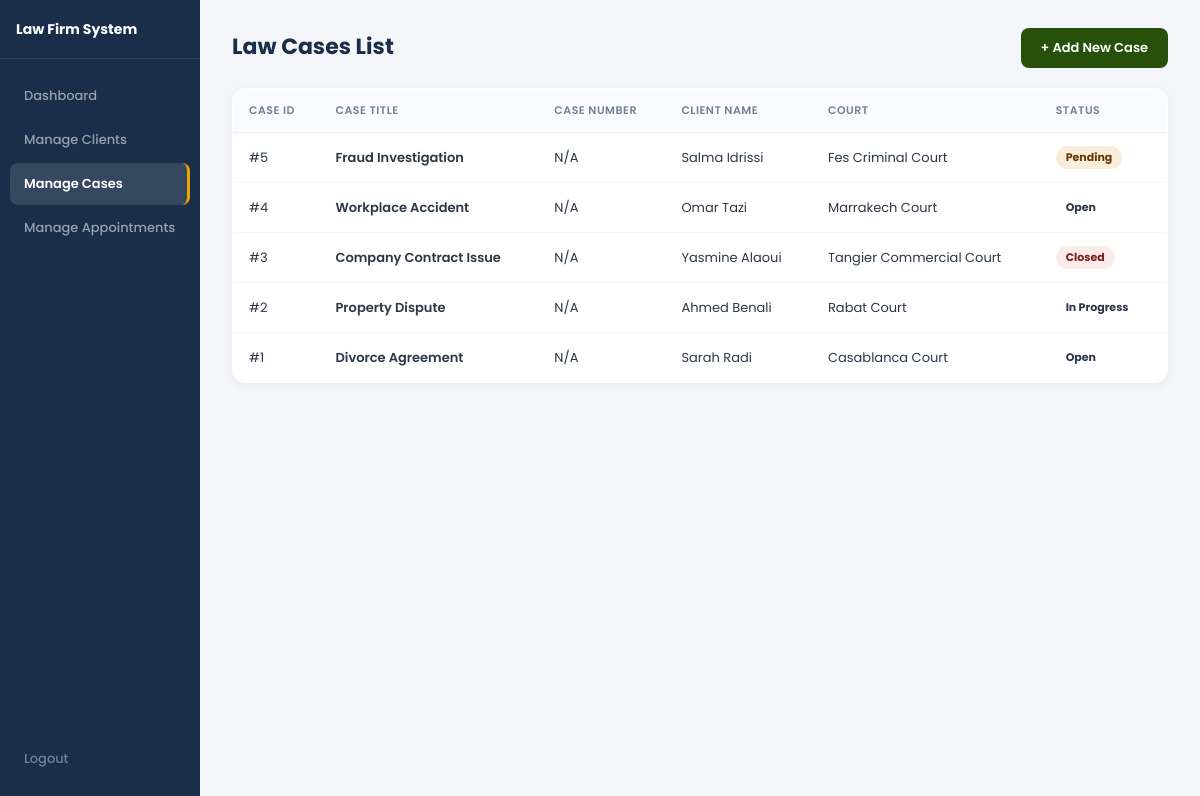
The page /maquette/law_firm/casas.php (signed in) on the database its author committed.
### tables this page shows
CREATE TABLE `cases` (
  `id_case` int(11) NOT NULL,
  `case_title` varchar(100) DEFAULT NULL,
  `case_type` varchar(100) DEFAULT NULL,
  `status` varchar(50) DEFAULT NULL,
  `court` varchar(100) DEFAULT NULL,
  `id_client` int(11) DEFAULT NULL
);

CREATE TABLE `clients` (
  `id_client` int(11) NOT NULL,
  `fullname` varchar(100) DEFAULT NULL,
  `phone` varchar(20) DEFAULT NULL,
  `email` varchar(100) DEFAULT NULL,
  `id_card` varchar(50) DEFAULT NULL,
  `type` varchar(50) DEFAULT NULL
);

### maquette/law_firm/casas.php (the view, shortened to what this page needs)
<?php
require_once 'db.php';
$cases = [];
try {
    $sql = "SELECT c.*, cl.fullname as client_name FROM cases c LEFT JOIN clients cl ON c.id_client = cl.id_client ORDER BY c.id_case DESC";
    $stmt = $db->query($sql);
    $cases = $stmt->fetchAll(PDO::FETCH_ASSOC);
} catch (PDOException $e) {
    $error_msg = "Error fetching cases data: " . $e->getMessage();
}
?>
<!DOCTYPE html>
<html lang="en" dir="ltr">
<head>
    <link rel="stylesheet" href="style.css">
</head>
<body class="dashboard-body">
    <header class="main-header">
        <div class="logo-area"><h2>Law Firm System</h2></div>
        <nav class="main-nav">
            <ul>
                <li><a href="dashboard.php" class="nav-link">Dashboard</a></li>
                <li><a href="clients.php" class="nav-link">Manage Clients</a></li>
                <li><a href="casas.php" class="nav-link active">Manage Cases</a></li>
                <li><a href="appointment.php" class="nav-link">Manage Appointments</a></li>
                <li><a href="logout.php" class="nav-link logout-link">Logout</a></li>
            </ul>
        </nav>
    </header>
    <main class="content-container">
        <div class="page-action-header">
            <h1 class="page-title">Law Cases List</h1>
            <a href="add_case.php" class="btn-add btn-case">+ Add New Case</a>
        </div>
        <table class="data-table">
            <thead>
                <tr>
                    <th>Case ID</th>
                    <th>Case Title</th>
                    <th>Case Number</th>
                    <th>Client Name</th>
                    <th>Court</th>
                    <th>Status</th>
                </tr>
            </thead>
            <tbody>
                <?php if (count($cases) > 0): ?>
                    <?php foreach ($cases as $case): ?>
                        <tr>
                            <td>#<?php echo htmlspecialchars($case['id_case']); ?></td>
                            <td class="text-bold"><?php echo htmlspecialchars($case['case_title']); ?></td>
                            <td><?php echo htmlspecialchars($case['case_number'] ?? 'N/A'); ?></td>
                            <td><?php echo htmlspecialchars($case['client_name'] ?? 'Unknown'); ?></td>
                            <td><?php echo htmlspecialchars($case['court'] ?? 'N/A'); ?></td>
                            <td><span class="badge status-<?php echo strtolower($case['status']); ?>"><?php echo htmlspecialchars($case['status']); ?></span></td>
                        </tr>
                    <?php endforeach; ?>
                <?php else: ?>
                    <tr>
                        <td colspan="6" class="no-data">No law cases found. Click on Add New Case.</td>
                    </tr>
                <?php endif; ?>
            </tbody>
        </table>
    </main>
</body>
</html>

### maquette/law_firm/style.css (style rules this page uses)
* { margin: 0; padding: 0; box-sizing: border-box; }
body { font-family: 'Poppins', Arial, sans-serif; background: #f4f6f9; color: #2d3748; font-size: 14px; }
.dashboard-body { display: flex; min-height: 100vh; background: #f4f6f9; }
.main-header { width: 200px; background: #1a2e4a; display: flex; flex-direction: column; position: fixed; height: 100vh; top: 0; left: 0; z-index: 100; padding: 0; }
.logo-area { padding: 20px 16px; border-bottom: 1px solid rgba(255, 255, 255, 0.1); margin-bottom: 8px; }
.logo-area h2 { color: #ffffff; font-size: 14px; font-weight: 700; line-height: 1.3; }
.main-nav { flex: 1; padding: 8px 10px; }
.main-nav ul { list-style: none; display: flex; flex-direction: column; gap: 2px; }
.nav-link { display: block; padding: 11px 14px; color: rgba(255, 255, 255, 0.55); text-decoration: none; font-size: 13px; font-weight: 500; border-radius: 8px; transition: all 0.2s; }
.nav-link.active { background: rgba(255, 255, 255, 0.12); color: #ffffff; font-weight: 600; border-right: 3px solid #f0a500; }
.logout-link { margin-top: auto; color: rgba(255, 255, 255, 0.4) !important; }
.main-header nav ul li:last-child { margin-top: auto; position: absolute; bottom: 20px; left: 10px; right: 10px; }
.content-container { margin-left: 200px; flex: 1; padding: 28px 32px; min-height: 100vh; }
.page-title { font-size: 22px; font-weight: 700; color: #1a2e4a; margin-bottom: 4px; }
.data-table, table.data-table { width: 100%; border-collapse: collapse; font-size: 13px; background: #ffffff; border-radius: 14px; overflow: hidden; box-shadow: 0 2px 10px rgba(0, 0, 0, 0.06); border: 0.5px solid #e2e8f0; }
.data-table thead tr { background: #f9fbff; }
.data-table th { padding: 13px 16px; text-align: left; font-weight: 600; color: #718096; font-size: 11px; text-transform: uppercase; letter-spacing: 0.5px; border-bottom: 1px solid #e8ecf0; }
.data-table td { padding: 13px 16px; border-bottom: 1px solid #f7f7f7; color: #2d3748; }
.data-table tbody tr:last-child td { border-bottom: none; }
.text-bold { font-weight: 600; }
.badge { display: inline-block; padding: 3px 10px; border-radius: 20px; font-size: 11px; font-weight: 700; }
.status-pending { background: #faeeda; color: #633806; }
.status-closed { background: #fcebeb; color: #791f1f; }
.page-action-header { display: flex; align-items: center; justify-content: space-between; margin-bottom: 20px; }
.btn-add, .btn-save, .btn-submit, .btn-book { display: inline-flex; align-items: center; gap: 6px; padding: 10px 20px; border: none; border-radius: 8px; font-family: 'Poppins', Arial, sans-serif; font-size: 13px; font-weight: 600; cursor: pointer; text-decoration: none; transition: all 0.2s; }
.btn-add, .btn-save, .btn-submit { background: #1a2e4a; color: #ffffff; width: 100%; justify-content: center; }
.btn-add { width: auto; background: #1a2e4a; }
.btn-case { background: #27500a; }

### rows shown on the page
cases: id_case "5", case_title "Fraud Investigation", case_number "N/A", id_client.fullname "Salma Idrissi", court "Fes Criminal Court", status "Pending"
cases: id_case "4", case_title "Workplace Accident", case_number "N/A", id_client.fullname "Omar Tazi", court "Marrakech Court", status "Open"
cases: id_case "3", case_title "Company Contract Issue", case_number "N/A", id_client.fullname "Yasmine Alaoui", court "Tangier Commercial Court", status "Closed"
cases: id_case "2", case_title "Property Dispute", case_number "N/A", id_client.fullname "Ahmed Benali", court "Rabat Court", status "In Progress"
cases: id_case "1", case_title "Divorce Agreement", case_number "N/A", id_client.fullname "Sarah Radi", court "Casablanca Court", status "Open"
